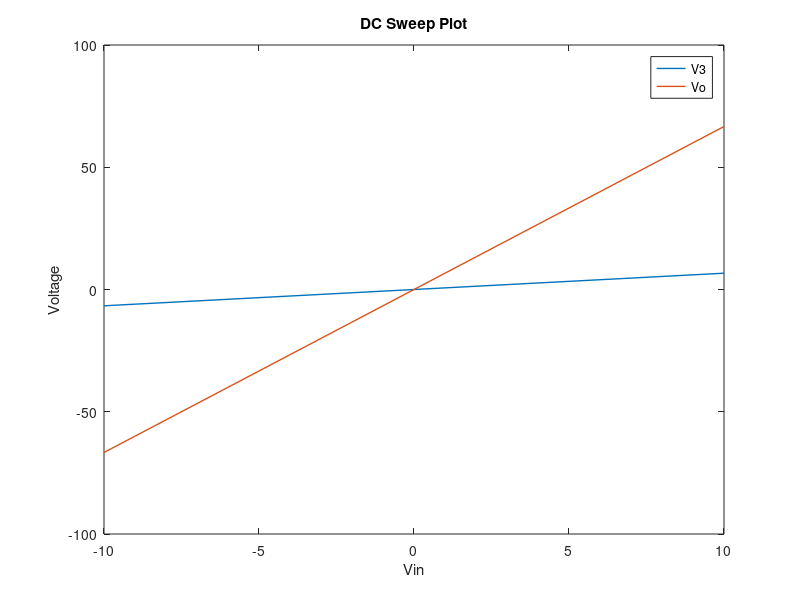
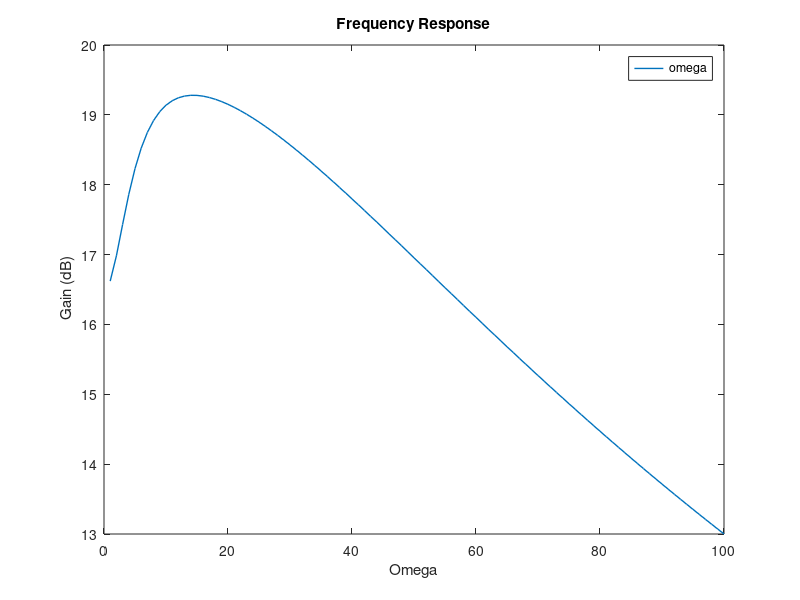
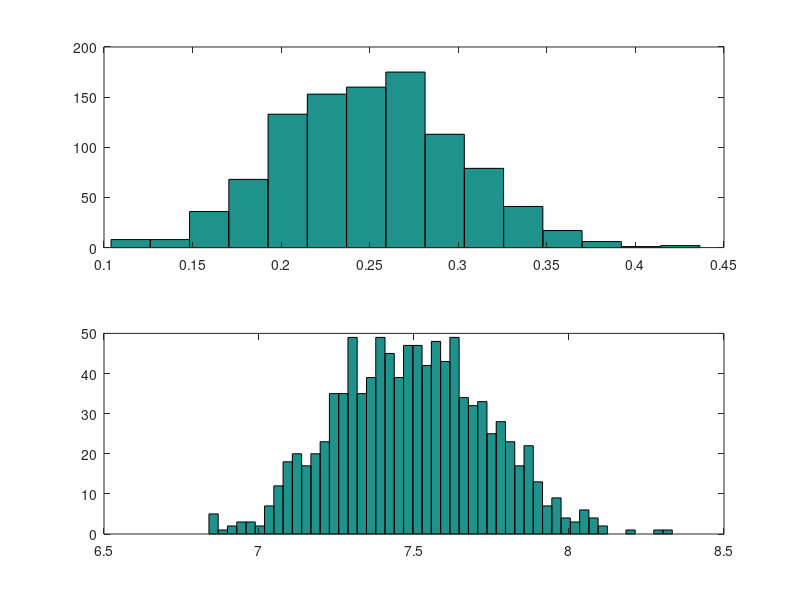
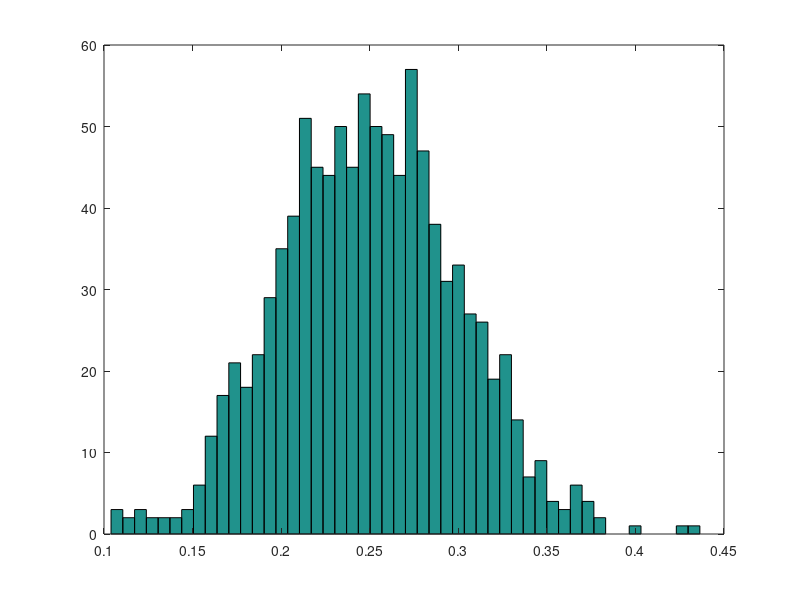

Reproduce these figures in MATLAB, in order.
%% q 1 to 3

clearvars; clearvars -GLOBAL
close all
set(0,'DefaultFigureWindowStyle','docked')  % 'docked' 'normal'
set(0,'DefaultLineLineWidth',1)


% dV = 10;
% dI = 10;
% V = I * R;
% I = C* dV;
% V2 = L*dI;


R1 = 1;
R2 = 2;
R3 = 10 ; %%changed due to slope of current vs voltage sweep
R4 = 0.1;
Ro = 1000;
C1 = 0.25;
L = 0.2;
alpha = 100;

G1 = 1/R1;
G2 = 1/R2;
G3 = 1/R3;
G4 = 1/R4;
Go = 1/Ro;


%equations
% V1 = Vin 
% I1 = (V1 - V2)*G1; +  C*d(V1-V2)/dt;
% (V1 - V2)*G1; +  C*d(V1-V2)/dt - V2*G2 - IL = 0 ;
% IL - V3*G3 = 0
% V2-V3 = L*d(IL)/dt;
% V4 = alpha*IL;
% I4 = (V4-Vo)*G4;
% 0 =  (V4-Vo)*G4 + (Vo*Go);

%unknowns:  V = [V1, I1, V2, IL, V3, V4, I4, Vo]

G = [1   0   0     0      0  0  0  0;
     G1 -1  -G1    0      0  0  0  0;
    -G1  0  G1+G2  0      0  0  0  0;
      0  0    0    1     G3 0  0  0;
      0  0   -1    0      1  0  0  0;
      0  0    0   -alpha  0  -1 0  0;
      0  0    0     0     0  G4 -1 -G4;
      0  0    0     0     0  -G4  0 Go+G4]


F = [1;0;0;0;0;0;0;0];

C = [ 0 0  0 0 0 0 0 0;
      C1 0 -C1 0 0 0 0 0;
     -C1 0  C1 0 0 0 0 0;
      0 0  0 0 0 0 0 0;
      0 0  0 L 0 0 0 0
      0 0  0 0 0 0 0 0;
      0 0  0 0 0 0 0 0;
      0 0  0 0 0 0 0 0;]

Vin = [];
V3 = [];
Vo = [];
 %% time domaain stuff 
for i = 1:21
    Vin(i) = i - 11;
    F = [Vin(i);0;0;0;0;0;0;0];

    %A*x = B
    %G*V = F

    V = G\F;

    V3(i) = V(5);
    Vo(i) = V(8);
    
end
figure(1)
plot (Vin, V3);
hold on;
plot (Vin, Vo);
title('DC Sweep Plot')
xlabel('Vin')
ylabel('Voltage')
legend('V3', 'Vo')



% %conductance = G = 1/R
% V1 = Vin 
Vin = 10; %%sweep 
% I1 = (V1 - V2)*G1; +  C*d(V1-V2)/dt;
% 
% %node 2
% 
% % I(n1->n2) + I(n0->n2) + I(n3->n2) = 0
% (V1 - V2)*G1; +  C*d(V1-V2)/dt - V2*G2 -IL = 0 ;
% 
% %node 3
% IL - V3*G3 = 0
% V2-V3 = L*d(IL)/dt;
% % IL = I3;
% %node 4
% 
% V4 = alpha*IL;
% I4 = (V4-Vo)*G4;
% 
% %node 5
% 
% 0 =  (V4-Vo)*G4 + (Vo*Go);

%% freqency response 
F = [1;0;0;0;0;0;0;0];

omegaV = [];
for omega = 1:100

    omegaV(omega) = omega;

H = G + 1j*omega*C;

V = H\F;
Vo(omega) = V(8);

end

% plot (omegaV, abs(Vo));
% title('Frequency Response')
% xlabel('Omega')
% ylabel('Voltage')


%dB plot
figure (2);
plot (omegaV, 20*log10(abs(Vo)));
title('Frequency Response')
xlabel('Omega')
ylabel(' Gain (dB)')
legend('omega', 'abs(Vo)')



% figure (3)
% G = tf((Vo/Vin),1);
% bode(G);


std = .05;
omega = pi;

C1_vary = std*randn(1000,1) + C1;
figure(100)
hist(C1_vary,50)


for i = 1:length(C1_vary)
    C(2,1) = C1_vary(i);
    C(2,3) = -C1_vary(i);
    C(3,1) = -C1_vary(i);
    C(3,3) = C1_vary(i);

    %same as line 154 to 157
%     C = [ 0 0  0 0 0 0 0 0;
%         C1_vary(i) 0 -C1_vary(i) 0 0 0 0 0;
%         -C1_vary(i) 0  C1_vary(i) 0 0 0 0 0;
%         0 0  0 0 0 0 0 0;
%         0 0  0 L 0 0 0 0
%         0 0  0 0 0 0 0 0;
%         0 0  0 0 0 0 0 0;
%         0 0  0 0 0 0 0 0;]

    H = G + 1j*omega*C;

    V = H\F;
    
%     Vin(i) = V(1);
    Vo(i) = abs(V(8));

end

figure(5)
subplot(2,1,1);
hist(C1_vary,15)

subplot(2,1,2);
hist(Vo,50)
